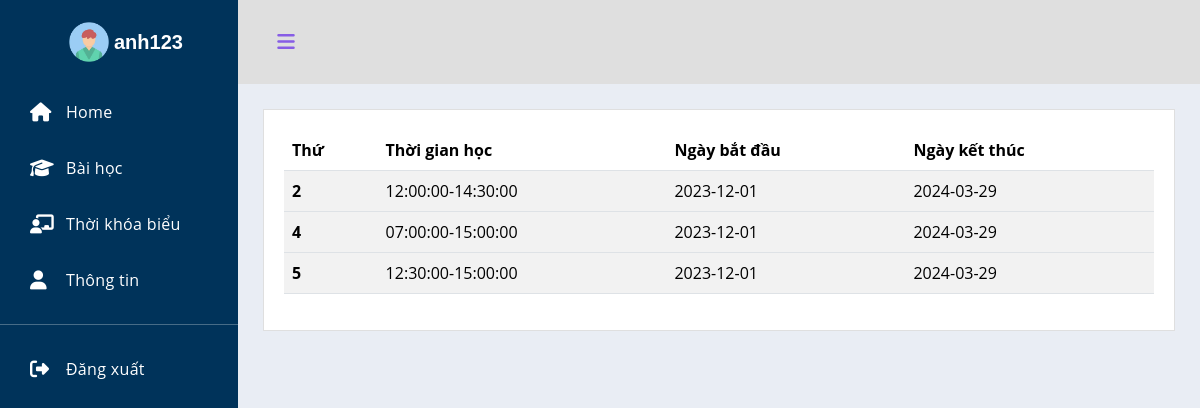
The app's page /Nhom_109/indexhv.php?act=tkb (signed in) with its own data.
### tables this page shows
CREATE TABLE IF NOT EXISTS `tkb` (
  `id` int(8) NOT NULL AUTO_INCREMENT,
  `idlop` varchar(8) NOT NULL,
  `thu` varchar(7) NOT NULL,
  `bd` time NOT NULL,
  `kt` time NOT NULL,
  PRIMARY KEY (`id`),
  KEY `lktkb` (`idlop`)
);

CREATE TABLE IF NOT EXISTS `lop` (
  `id` varchar(8) NOT NULL,
  `tenlop` varchar(20) NOT NULL,
  `phong` varchar(4) NOT NULL,
  `thoigianbd` date NOT NULL,
  `thoigiankt` date NOT NULL,
  `trangthai` tinyint(1) NOT NULL DEFAULT '0',
  `idgv` varchar(8) NOT NULL,
  `idct` varchar(8) NOT NULL,
  PRIMARY KEY (`id`),
  KEY `lkgv` (`idgv`),
  KEY `lkkh` (`idct`)
);

### Nhom_109/model/adminhv.php (called while the page is built, shortened)
<?php
    function gettkb($id){
        $conn=connectdb();
        $stmt = $conn->prepare("SELECT * FROM tkb inner join lop on
                 lop.id=tkb.idlop inner join hocvien on hocvien.idlop=lop.id where hocvien.id='".$id."' order by thu asc,bd asc");
        $stmt->execute();
        $kq=$stmt->fetchAll();
        return $kq;
    }
?>

### Nhom_109/view/tkb.php (the view, shortened to what this page needs)
<div class='dashboard-content'>
                    <div class='card'>
                        <div class='card-body'>
                            <table class="table table-striped table-hover">
                                <thead>
                                  <tr>
                                    <th scope="col">Thứ</th>
                                    <th scope="col">Thời gian học</th>
                                    <th scope="col">Ngày bắt đầu</th>
                                    <th scope="col">Ngày kết thúc</th>
                                  </tr>
                                </thead>
                                <?php
                                  if(isset($tkb)&&(count($tkb)>0)){
                                      foreach($tkb as $ds){
                                         echo '<tbody>
                                        <tr>
                                          <th>'.$ds['thu'].'</th>
                                          <td>'.$ds['bd'].'-'.$ds['kt'].'</td>
                                          <td>'.$ds['thoigianbd'].'</td>
                                          <td>'.$ds['thoigiankt'].'</td>';
                                        }
                                    } ?>

### Nhom_109/style/adminhv.css (style rules this page uses)
:root { --font-family-sans-serif: "Open Sans", -apple-system, BlinkMacSystemFont, "Segoe UI", Roboto, "Helvetica Neue", Arial, sans-serif, "Apple Color Emoji", "Segoe UI Emoji", "Segoe UI Symbol", "Noto Color Emoji"; }
*, *::before, *::after { -webkit-box-sizing: border-box; box-sizing: border-box; }
html { font-family: sans-serif; line-height: 1.15; -webkit-text-size-adjust: 100%; -webkit-tap-highlight-color: rgba(0, 0, 0, 0); }
body { margin: 0; font-family: "Open Sans", -apple-system, BlinkMacSystemFont, "Segoe UI", Roboto, "Helvetica Neue", Arial, sans-serif, "Apple Color Emoji", "Segoe UI Emoji", "Segoe UI Symbol", "Noto Color Emoji"; font-size: 1rem; font-weight: 400; line-height: 1.5; color: #515151; background-color: #e9edf4; }
.card { position: relative; display: -webkit-box; display: -webkit-flex; display: -ms-flexbox; display: flex; -webkit-box-orient: vertical; -webkit-box-direction: normal; -webkit-flex-direction: column; -ms-flex-direction: column; flex-direction: column; min-width: 0; word-wrap: break-word; background-color: #fff; background-clip: border-box; border: 1px solid rgba(0, 0, 0, 0.125); border-radius: 0; }
.card-body { -webkit-box-flex: 1; -webkit-flex: 1 1 auto; -ms-flex: 1 1 auto; flex: 1 1 auto; padding: 1.25rem; }
.dashboard-content { -webkit-box-flex: 2; -webkit-flex-grow: 2; -ms-flex-positive: 2; flex-grow: 2; padding: 25px; }

### records on screen
tkb: thu "2", bd "12:00:00", kt "14:30:00", idlop.thoigianbd "2023-12-01", idlop.thoigiankt "2024-03-29"
tkb: thu "4", bd "07:00:00", kt "15:00:00", idlop.thoigianbd "2023-12-01", idlop.thoigiankt "2024-03-29"
tkb: thu "5", bd "12:30:00", kt "15:00:00", idlop.thoigianbd "2023-12-01", idlop.thoigiankt "2024-03-29"

### other values on screen
$_SESSION['user'] "anh123"
